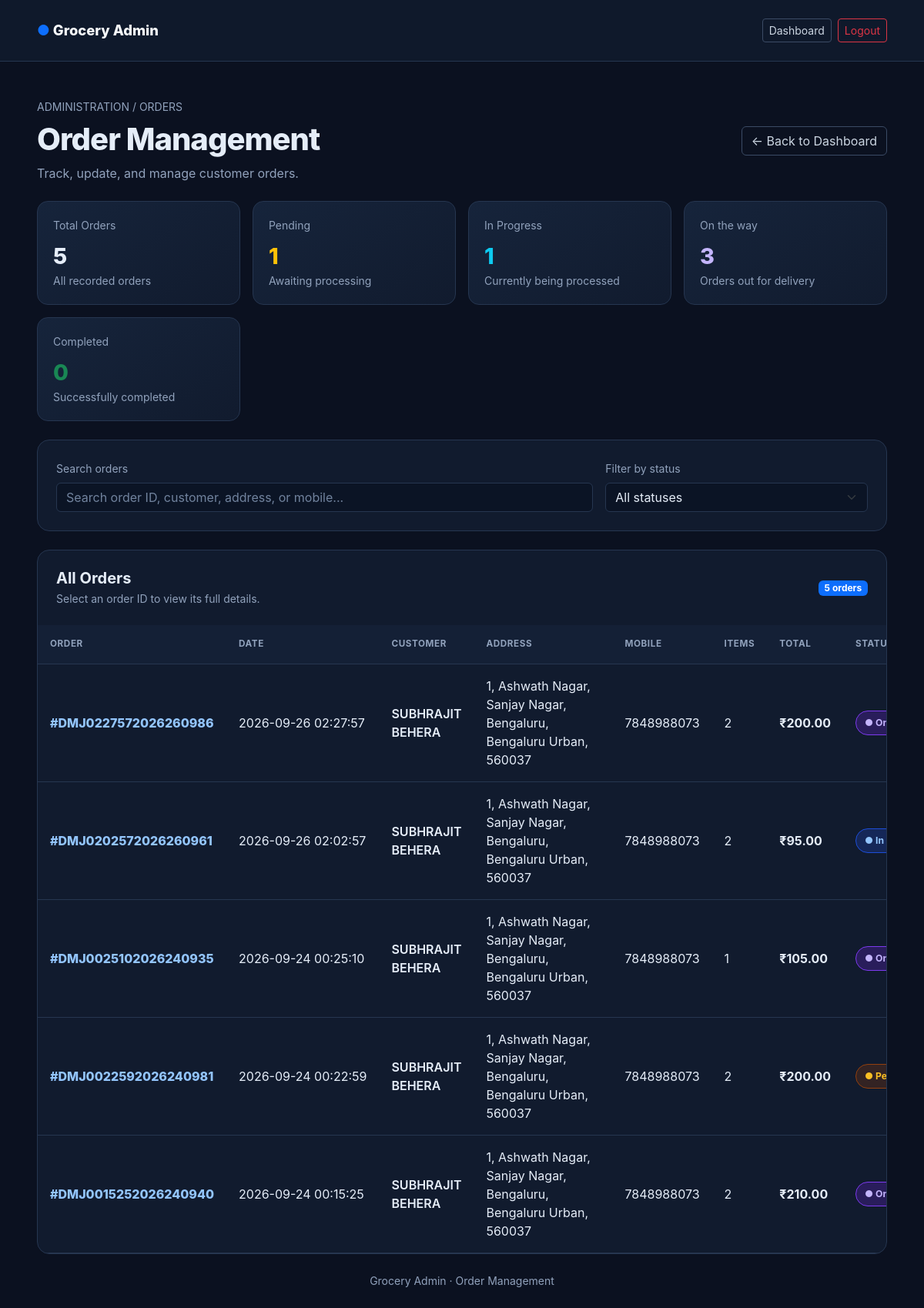
/admin/orders (signed in), run on the app's committed database.
### tables this page shows
CREATE TABLE orders (
                    id INTEGER PRIMARY KEY AUTOINCREMENT,
                    customer_name TEXT NOT NULL,
                    customer_address TEXT NOT NULL,
                    mobile TEXT NOT NULL,
                    date TEXT NOT NULL,
                    status TEXT DEFAULT 'Pending', delivery_partner_id INTEGER, order_number TEXT);

### app.py (the view)
@app.route("/admin/orders")
@admin_required
def admin_orders():
    conn = get_db_connection()
    c = conn.cursor()
    c.execute("""
        SELECT
            COALESCE(orders.order_number, CAST(orders.id AS TEXT)),
            orders.date,
            orders.customer_name,
            orders.customer_address,
            orders.mobile,
            COALESCE(orders.status, 'Pending'),
            COUNT(order_items.id) AS item_count,
            COALESCE(
                SUM(order_items.quantity * items.price),
                0
            ) AS total
        FROM orders
        LEFT JOIN order_items
            ON orders.id = order_items.order_id
        LEFT JOIN items
            ON order_items.item_id = items.id
        GROUP BY orders.id
        ORDER BY orders.date DESC, orders.id DESC
    """)
    orders = c.fetchall()
    conn.close()
    return render_template(
        "orders.html",
        orders=orders,
        valid_statuses=VALID_ORDER_STATUSES
    )

### app.py (called while the page is built)
def get_db_connection():
    conn = sqlite3.connect(DB_NAME)
    conn.execute("PRAGMA foreign_keys = ON")
    return conn

def admin_required(func):
    @wraps(func)
    def wrapper(*args, **kwargs):
        if not session.get("admin_logged_in"):
            return redirect(url_for("login"))
        return func(*args, **kwargs)
    return wrapper

### templates/orders.html (shortened to what this page needs)
<!DOCTYPE html>
<html lang="en">
<head>
    <link href="https://cdn.jsdelivr.net/npm/bootstrap@5.3.3/dist/css/bootstrap.min.css"
          rel="stylesheet">
</head>
<body>
<nav class="navbar">
    <div class="container-fluid px-3 px-lg-5 py-3">
        <div class="d-flex justify-content-between align-items-center w-100 gap-2">
            <a class="brand" href="{{ url_for('admin') }}">
                <span class="text-primary">●</span> Grocery Admin
            </a>
            <div class="d-flex gap-2">
                <a href="{{ url_for('admin') }}"
                   class="btn btn-sm btn-outline-light">
                    Dashboard
                </a>
                <a href="{{ url_for('logout') }}"
                   class="btn btn-sm btn-outline-danger">
                    Logout
                </a>
            </div>
        </div>
    </div>
</nav>
<main class="container-fluid px-3 px-lg-5 py-4 py-lg-5">
    <div class="d-flex flex-wrap justify-content-between align-items-center gap-3 mb-4">
        <div>
            <div class="muted small mb-2">ADMINISTRATION / ORDERS</div>
            <h1 class="page-title mb-2">Order Management</h1>
            <p class="muted mb-0">
                Track, update, and manage customer orders.
            </p>
        </div>
        <a href="{{ url_for('admin') }}" class="btn btn-outline-light">
            ← Back to Dashboard
        </a>
    </div>
    {% set stats = namespace(pending=0, progress=0, on_the_way=0, completed=0) %}
    {% for order in orders %}
        {% if order[5] == 'Pending' %}
            {% set stats.pending = stats.pending + 1 %}
        {% elif order[5] == 'In Progress' %}
            {% set stats.progress = stats.progress + 1 %}
        {% elif order[5] == 'On the way' %}
            {% set stats.on_the_way = stats.on_the_way + 1 %}
        {% elif order[5] == 'Completed' %}
            {% set stats.completed = stats.completed + 1 %}
        {% endif %}
    {% endfor %}
    <div class="row g-3 mb-4">
        <div class="col-6 col-xl-3">
            <div class="stat-card">
                <div class="muted small mb-2">Total Orders</div>
                <div class="stat-number">{{ orders | length }}</div>
                <div class="muted small">All recorded orders</div>
            </div>
        </div>
        <div class="col-6 col-xl-3">
            <div class="stat-card">
                <div class="muted small mb-2">Pending</div>
                <div class="stat-number text-warning">{{ stats.pending }}</div>
                <div class="muted small">Awaiting processing</div>
            </div>
        </div>
        <div class="col-6 col-xl-3">
            <div class="stat-card">
                <div class="muted small mb-2">In Progress</div>
                <div class="stat-number text-info">{{ stats.progress }}</div>
                <div class="muted small">Currently being processed</div>
            </div>
        </div>
        <div class="col-6 col-xl-3">
            <div class="stat-card">
                <div class="muted small mb-2">On the way</div>
                <div class="stat-number" style="color: #c4b5fd;">{{ stats.on_the_way }}</div>
                <div class="muted small">Orders out for delivery</div>
            </div>
        </div>
        <div class="col-6 col-xl-3">
            <div class="stat-card">
                <div class="muted small mb-2">Completed</div>
                <div class="stat-number text-success">{{ stats.completed }}</div>
                <div class="muted small">Successfully completed</div>
            </div>
        </div>
    </div>
    <section class="panel p-3 p-lg-4 mb-4">
        <div class="row g-3">
            <div class="col-md-8">
                <label for="orderSearch" class="form-label muted small">
                    Search orders
                </label>
                <input type="search"
                       id="orderSearch"
                       class="form-control"
                       placeholder="Search order ID, customer, address, or mobile...">
            </div>
            <div class="col-md-4">
                <label for="statusFilter" class="form-label muted small">
                    Filter by status
                </label>
                <select id="statusFilter" class="form-select">
                    <option value="">All statuses</option>
                </select>
            </div>
        </div>
    </section>
    <section class="panel overflow-hidden">
        <div class="d-flex flex-wrap justify-content-between align-items-center p-3 p-lg-4 gap-2">
            <div>
                <h5 class="mb-1 fw-bold">All Orders</h5>
                <div class="muted small">
                    Select an order ID to view its full details.
                </div>
            </div>
            <span class="badge text-bg-primary">
                {{ orders | length }} orders
            </span>
        </div>
        {% if orders %}
        <div class="table-responsive d-none d-md-block">
            <table class="table align-middle" id="ordersTable">
                <thead>
                    <tr>
                        <th>Order</th>
                        <th>Date</th>
                        <th>Customer</th>
                        <th>Address</th>
                        <th>Mobile</th>
                        <th>Items</th>
                        <th>Total</th>
                        <th>Status</th>
                    </tr>
                </thead>
                <tbody>
                {% for order in orders %}
                    <tr class="order-row"
                        data-search="{{ (order[0] ~ ' ' ~ order[2] ~ ' ' ~ order[3] ~ ' ' ~ (order[4] or '')) | lower }}"
                        data-status="{{ order[5] }}">
                        <td>
                            <a class="order-link"
                               href="{{ url_for('order_details', order_id=order[0]) }}">
                                #{{ order[0] }}
                            </a>
                        </td>
                        <td class="text-nowrap">{{ order[1] }}</td>
                        <td class="fw-semibold">{{ order[2] }}</td>
                        <td style="min-width: 180px;">
                            {{ order[3] }}
                        </td>
                        <td>{{ order[4] or '—' }}</td>
                        <td>{{ order[6] }}</td>
                        <td class="text-nowrap fw-bold">
                            {% set subtotal = order[7] or 0 %}
                            {% set delivery_fee = 30 if subtotal < 199 else 0 %}
                            ₹{{ '%.2f' | format(subtotal + delivery_fee) }}
                        </td>
                        <td>
                            {% if order[5] == 'Completed' %}
                                <span class="status status-completed">
                                    ● Completed
                                </span>
                            {% elif order[5] == 'In Progress' %}
                                <span class="status status-progress">
                                    ● In Progress
                                </span>
                            {% elif order[5] == 'On the way' %}
                                <span class="status status-transit">
                                    ● On the way
                                </span>
                            {% else %}
                                <span class="status status-pending">
                                    ● Pending
                                </span>
                            {% endif %}
                        </td>
                    </tr>
                {% endfor %}
                </tbody>
            </table>
        </div>
        {% else %}
        <div class="empty-state">
            <div class="fs-1 mb-3">📦</div>
            <h4 class="text-light">No orders yet</h4>
            <p class="mb-0">New customer orders will appear here.</p>
        </div>
        {% endif %}
    </section>
    <div class="text-center muted small mt-4">
        Grocery Admin · Order Management
    </div>
</main>
</body>
</html>

### templates/orders.html (style rules this page uses)
:root { --bg: #0b1120; --panel: #111b2e; --panel2: #162238; --border: #263650; --text: #e5edf8; --muted: #91a2bc; --accent: #60a5fa; }
* { box-sizing: border-box; }
body { margin: 0; min-height: 100vh; background: var(--bg); color: var(--text); font-family: Inter, system-ui, -apple-system, sans-serif; }
.navbar { background: #0f192b; border-bottom: 1px solid var(--border); }
.brand { font-size: 1.15rem; font-weight: 800; color: #f8fafc; text-decoration: none; }
.page-title { font-weight: 800; letter-spacing: -1px; }
.muted { color: var(--muted); }
.panel { background: var(--panel); border: 1px solid var(--border); border-radius: 16px; }
.stat-card { background: linear-gradient(145deg, #16243b, #111b2e); border: 1px solid var(--border); border-radius: 14px; padding: 20px; height: 100%; }
.stat-number { font-size: 1.8rem; font-weight: 800; }
.form-control, .form-select { background-color: #0b1425; color: var(--text); border: 1px solid var(--border); }
.form-control::placeholder { color: #71839e; }
.form-select option { background: #111b2e; color: white; }
.table { --bs-table-bg: transparent; --bs-table-color: var(--text); --bs-table-border-color: var(--border); margin-bottom: 0; }
.table thead th { color: var(--muted); font-size: .73rem; text-transform: uppercase; letter-spacing: .6px; font-weight: 700; padding: 16px; white-space: nowrap; background: #142036; }
.table tbody td { padding: 16px; vertical-align: middle; }
.order-link { color: #93c5fd; font-weight: 800; text-decoration: none; }
.status { display: inline-block; border-radius: 30px; padding: 6px 11px; font-size: .76rem; font-weight: 700; white-space: nowrap; }
.status-pending { background: #78350f55; color: #fbbf24; border: 1px solid #92400e; }
.status-progress { background: #1e40af55; color: #93c5fd; border: 1px solid #1d4ed8; }
.status-transit { background: #5b21b655; color: #c4b5fd; border: 1px solid #7c3aed; }
.btn-outline-light { border-color: #3b4b65; color: #cbd5e1; }
html { scroll-behavior: auto !important; }
body { overflow-anchor: auto; }

### data on the page
orders: order_number "DMJ0227572026260986", date "2026-09-26 02:27:57", customer_name "SUBHRAJIT BEHERA", customer_address "1, Ashwath Nagar, Sanjay Nagar, Bengaluru, Bengaluru Urban, 560037", mobile "7848988073", order "2", subtotal "200.00"
orders: order_number "DMJ0202572026260961", date "2026-09-26 02:02:57", customer_name "SUBHRAJIT BEHERA", customer_address "1, Ashwath Nagar, Sanjay Nagar, Bengaluru, Bengaluru Urban, 560037", mobile "7848988073", order "2", subtotal "95.00", shows "● In…"
orders: order_number "DMJ0025102026240935", date "2026-09-24 00:25:10", customer_name "SUBHRAJIT BEHERA", customer_address "1, Ashwath Nagar, Sanjay Nagar, Bengaluru, Bengaluru Urban, 560037", mobile "7848988073", order "1", subtotal "105.00"
orders: order_number "DMJ0022592026240981", date "2026-09-24 00:22:59", customer_name "SUBHRAJIT BEHERA", customer_address "1, Ashwath Nagar, Sanjay Nagar, Bengaluru, Bengaluru Urban, 560037", mobile "7848988073", order "2", subtotal "200.00"
orders: order_number "DMJ0015252026240940", date "2026-09-24 00:15:25", customer_name "SUBHRAJIT BEHERA", customer_address "1, Ashwath Nagar, Sanjay Nagar, Bengaluru, Bengaluru Urban, 560037", mobile "7848988073", order "2", subtotal "210.00"

### other printed values
{{ orders | length }} "5"
{{ stats.pending }} "1"
{{ stats.progress }} "1"
{{ stats.on_the_way }} "3"
{{ stats.completed }} "0"
